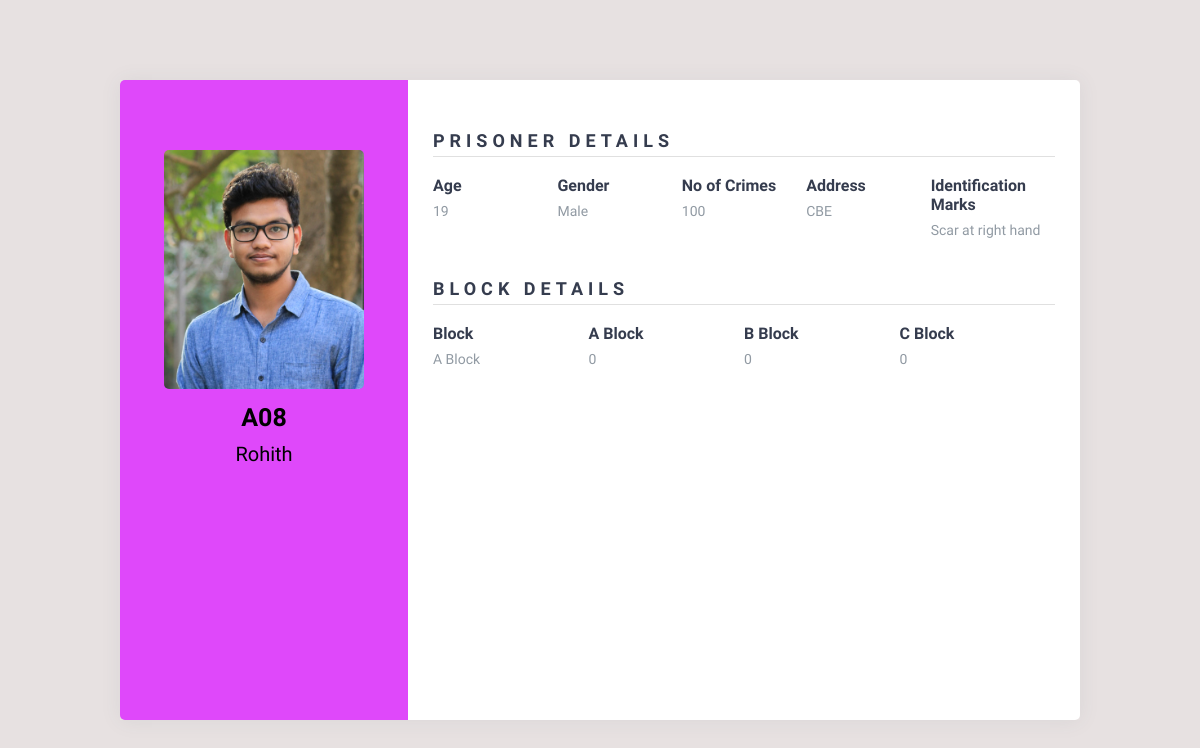
Page /dash/oldInfo.php?id=A08 (signed in) on the committed database.
### tables this page shows
CREATE TABLE `deleterecords` (
  `Id` varchar(5) NOT NULL,
  `PrisonerName` varchar(30) NOT NULL,
  `Age` int(3) NOT NULL,
  `Gender` varchar(7) NOT NULL,
  `BlockAt` varchar(20) NOT NULL,
  `A_Block` tinyint(1) NOT NULL,
  `B_Block` tinyint(1) NOT NULL,
  `C_Block` tinyint(1) NOT NULL,
  `Credit_points` int(3) NOT NULL,
  `Images` longtext NOT NULL,
  `Crimes` int(5) NOT NULL,
  `Prisoner_address` varchar(500) NOT NULL,
  `Identification_marks` varchar(500) NOT NULL
);

### dash/oldInfo.php (the view, shortened to what this page needs)
<?php
$connection = mysqli_connect('localhost', 'root', '');
$id=$_REQUEST['id'];
$query = "SELECT * from deleterecords where Id='".$id."'";
$result = mysqli_query($connection, $query) or die ( mysqli_error($connection));
$row = mysqli_fetch_assoc($result);
$image = $row['Images'];
$image_src = "upload/".$image;
?>
<!DOCTYPE html>
<html lang="en">
<head>
</head>
<body>
<div class="wrapper">
    <div class="left">
        <img src="<?php echo $image_src ?>"
        alt="user" width="200">
        <h4><?php echo $row['Id'];?></h4>
         <p><?php echo $row['PrisonerName'];?></p>
    </div>
    <div class="right">
        <div class="info">
            <h3>Prisoner Details</h3>
            <div class="info_data">
                 <div class="data">
                    <h4>Age</h4>
                    <p><?php echo $row['Age'];?></p>
                 </div>
                 <div class="data">
                   <h4>Gender</h4>
                    <p><?php echo $row['Gender'];?></p>
                </div>
                 <div class="data">
                   <h4>No of Crimes</h4>
                    <p><?php echo $row['Crimes'];?></p>
                </div>
                 <div class="data">
                   <h4>Address</h4>
                    <p><?php echo $row['Prisoner_address'];?></p>
                </div>
                 <div class="data">
                   <h4>Identification Marks</h4>
                    <p><?php echo $row['Identification_marks'];?></p>
                </div>
            </div>
        <div class="block">
            <h3>Block Details</h3>
             <div class="block_data">
             <div class="data">
                   <h4>Block</h4>
                    <p><?php echo $row['BlockAt'];?></p>
                </div>
                 <div class="data">
                   <h4>A Block</h4>
                    <p><?php echo $row['A_Block'];?></p>
                </div>
                 <div class="data">
                   <h4>B Block</h4>
                    <p><?php echo $row['B_Block'];?></p>
                </div>
                 <div class="data">
                   <h4>C Block</h4>
                    <p><?php echo $row['C_Block'];?></p>
                </div>
            </div>
        </div>
   </div>
 </div>
</body>
</html>

### dash/oldInfo.php (style rules this page uses)
* { margin: 0; padding: 0; box-sizing: border-box; list-style: none; font-family: 'Josefin Sans', sans-serif; }
body { background-color: #e7e1e1; }
.wrapper { position: absolute; top: 50%; left: 50%; transform: translate(-50%,-50%); width: 80%; min-height: 80%; max-height: 85%; display: flex; box-shadow: 0 1px 20px 0 rgba(69,90,100,.08); }
.wrapper .left { width: 30%; background:#df48fa; padding: 30px 25px; border-top-left-radius: 5px; border-bottom-left-radius: 5px; text-align: center; color: black; }
.wrapper .left img { border-radius: 5px; margin-top: 40px; }
.wrapper .left h4 { font-size: 25px; margin-top: 10px; }
.wrapper .left p { margin-top: 10px; font-size: 20px; }
.wrapper .right { width: 70%; background: #fff; padding: 30px 25px; border-top-right-radius: 5px; border-bottom-right-radius: 5px; }
.wrapper .right .info, .wrapper .right .block, .wrapper .right .projects { margin-top: 20px; }
.wrapper .right .block { margin-top: 40px; }
.wrapper .right .info h3, .wrapper .right .block h3, .wrapper .right .projects h3 { margin-bottom: 15px; padding-bottom: 5px; border-bottom: 1px solid #e0e0e0; color: #353c4e; text-transform: uppercase; letter-spacing: 5px; font-size: 18px; }
.wrapper .right .info_data, .wrapper .right .block_data, .wrapper .right .projects_data { display: flex; justify-content: space-between; }
.wrapper .right .info_data .data, .wrapper .right .block_data .data, .wrapper .right .projects_data .data { width: 45%; }
.wrapper .right .info_data .data h4, .wrapper .right .block_data .data h4, .wrapper .right .projects_data .data h4 { color: #353c4e; margin-top: 4px; }
.wrapper .right .info_data .data p, .wrapper .right .block_data .data p, .wrapper .right .projects_data .data p { font-size: 14px; margin-top: 8px; color: #919aa3; }

### rows in the picture
deleterecords: Images (picture), Id "A08", PrisonerName "Rohith", Age "19", Gender "Male", Crimes "100", Prisoner_address "CBE", Identification_marks "Scar at right hand", BlockAt "A Block", A_Block "0", B_Block "0", C_Block "0"
